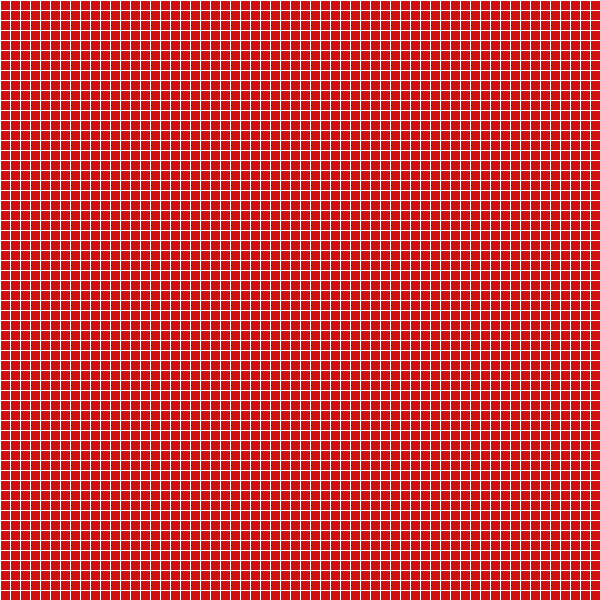
Frame 1 (no input)
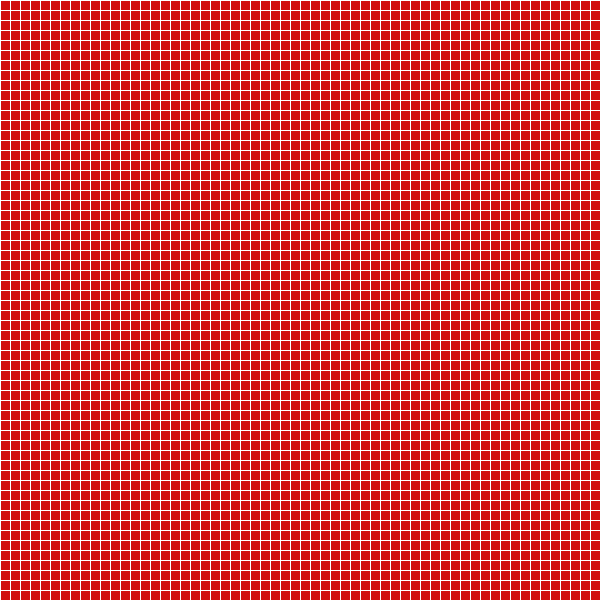
Frame 60 (the mouse pressed at the canvas centre just before this capture)
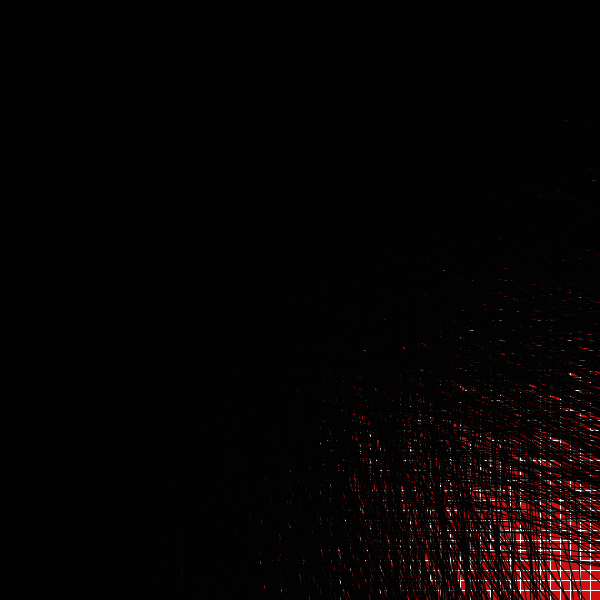
Frame 120 (the mouse held since frame 60 and released just before this capture)

The Processing sketch that drew these frames (run headless with seeded random() and noise(); from frame 60 on, the mouse is pressed at the canvas centre):

// Processing sketch: processing_36872
// ── processing_36872.pde

void setup(){
  size(600, 600);
  background(209, 15, 15, 10);
 
}

void draw(){
  
  println(mouseX);
  println(mouseY);
  smooth();
  stroke(2);
 int x=0;
 int y=0;
  float chaos=map(x, y,  mouseX, 0, 300);
  
//draw lines
if (mouseX<300){
//limit
      for(int i=0; i<width; i+=10){
        stroke(255);
            line (i, 0, i, width);
      }
          for(int b=0; b<width; b+=10){
            line(0, b, width, b);
          }
}else{

   for(int i=0; i<width; i+=10){
  line(random(i), 0, random(i), width);
   }
 for(int b=0; b<width; b+=10){  
  line(0, random(b), width, random(b));
  
 }

}

}
